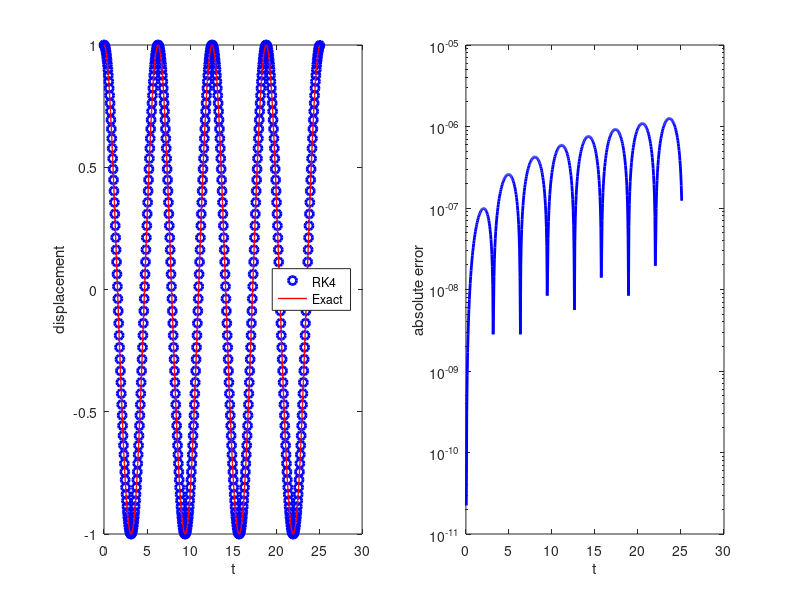

MATLAB code for this plot:
%**************************************************************************
%*     Example 5.5                                                        *
%*     filename: ch05pr05.m                                               *
%*     program listing number: 5.5                                        *
%*                                                                        *
%*     This program solves Newton equation for simple harmonic oscillator *
%*     using Runge-Kutta 4th order methods.                               *
%*                                                                        *
%*     Programed by Ryoichi Kawai for Computational Physics Course        *
%*     Revised on 01/07/2014.                                             *
%**************************************************************************
clear all;

% system parameter
omega=1;

% initial conditions
x(1)=1;
v(1)=0;
t(1)=0;
x_ex(1)=cos(0);

% control parameters
tmax=8*pi/omega;
N=500;
h=tmax/N

for n=1:N-1
    % 4th-order Runge-Kutta
    kv1=-omega^2*x(n);
    kx1=v(n);
    
    v_mid = v(n)+kv1*h/2;
    x_mid = x(n)+kx1*h/2;
    kv2 = -omega^2*x_mid;
    kx2 = v_mid;
      
    v_mid = v(n)+kv2*h/2;
    x_mid = x(n)+kx2*h/2;
    kv3 = -omega^2*x_mid;
    kx3 = v_mid;

    v_end = v(n)+kv3*h;
    x_end = x(n)+kx3*h;
    kv4 = -omega^2*x_end;
    kx4 = v_end;
    
    v(n+1)=v(n)+(kv1+2*(kv2+kv3)+kv4)*h/6;
    x(n+1)=x(n)+(kx1+2*(kx2+kx3)+kx4)*h/6;
    t(n+1)=t(1)+n*h;
    
    % exact soution
    x_ex(n+1)=cos(omega*t(n+1));
end

% plot trajectories
subplot(1,2,1);
q=plot(t,x,'o',t,x_ex);
xlabel('t');
ylabel('displacement');
set(q(1),'Color','blue','Linewidth',2);
set(q(2),'Color','red','Linewidth',1);
legend(q,{'RK4','Exact'});
legend(q,'Location','East');

% plot absolute error
subplot(1,2,2);
p=semilogy(t,abs(x-x_ex));
xlabel('t');
ylabel('absolute error');
set(p,'Color','blue','Linewidth',2);

